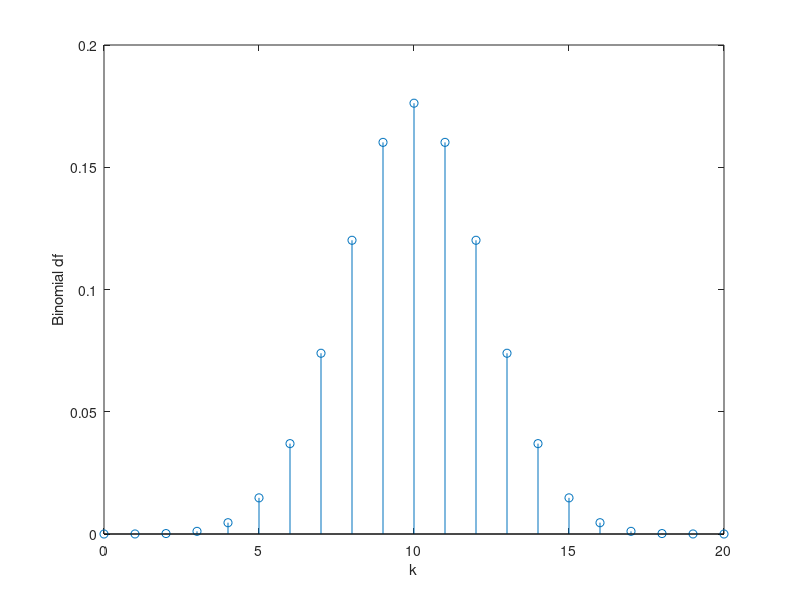
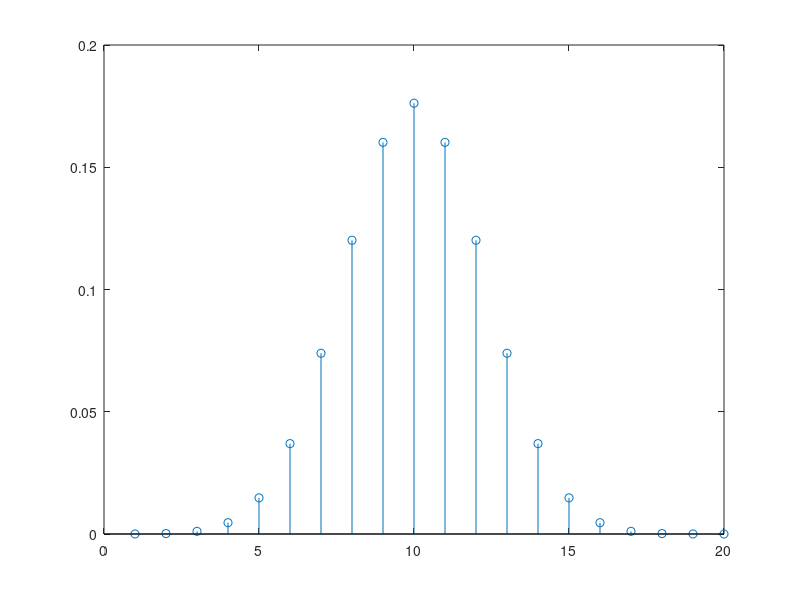
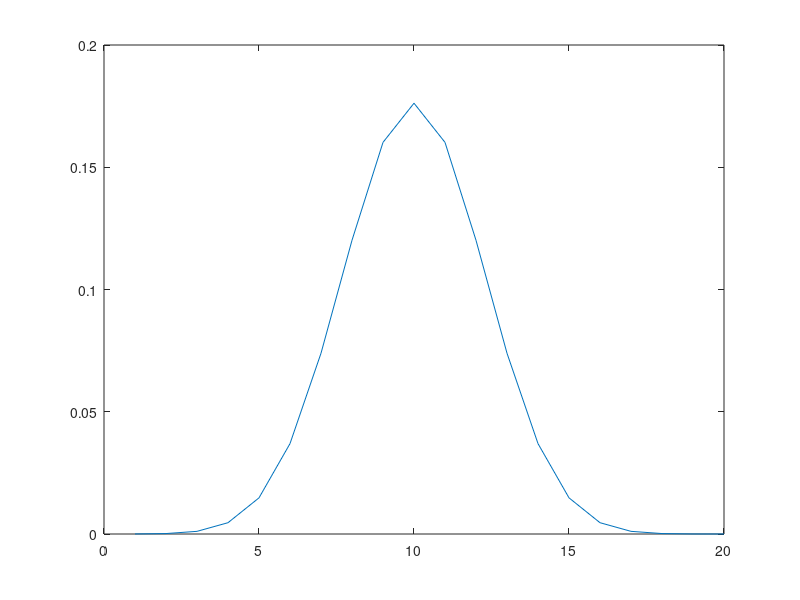

Write MATLAB code to recreate these figures, in order.
% Binomial distribution

clear all;

k=0:20;
y=binopdf(k,20,0.5);
figure(1);
stem(k,y)

xlabel('k')
ylabel('Binomial df')

% More explicit way:

p=0.5;
n=20;

y2 = zeros(20,1);
for k=1:20
	y2(k)=factorial(n)/(factorial(k)*factorial(n-k))*p^k*(1-p)^(n-k);
end

figure(2);
stem(y2)

k = 1:20;
figure(3);
plot(k, y2)